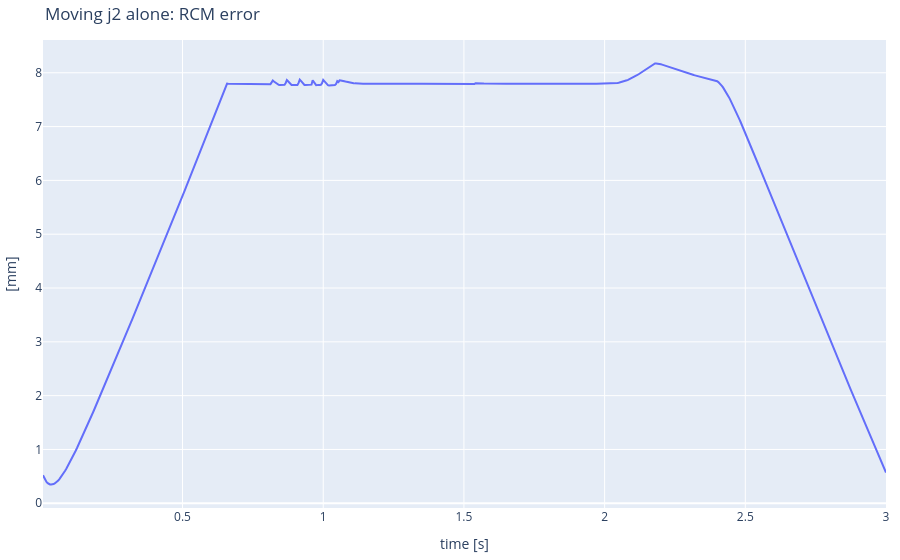
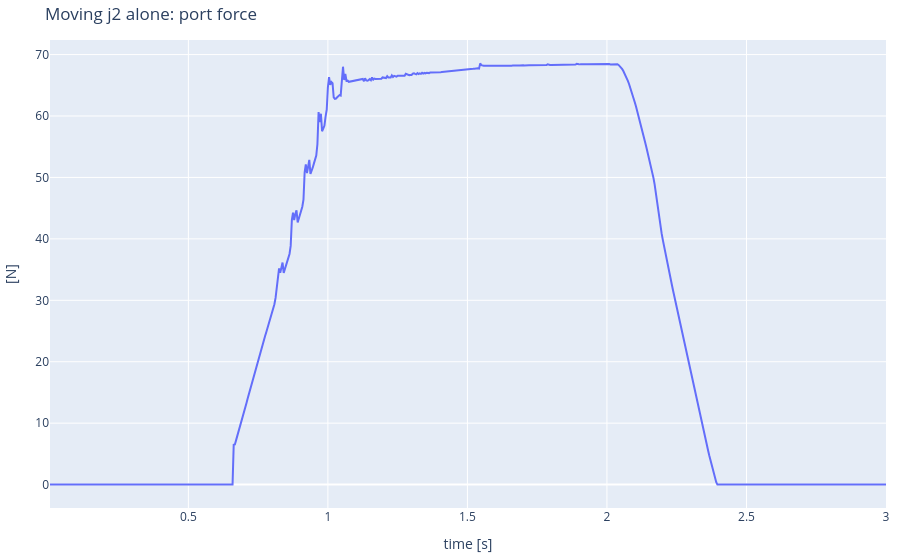

Notebook code for these charts, in order:
### Markdown cell above
What happens if we move just one joint of the parallelogram? We command `j2` to turn by 0.06 rad and back, with PyBullet's position control, and record the RCM error and the force measured on the trocar port.

### Code cell
q_home = np.array(kh.HOME)                 # joint values [rad x5, m]

duration = 3.0           # [s]
j2_amplitude = 0.06      # [rad]
t = 0.0
time_log, rcm_log, force_log = [], [], []

while t < duration:
    # 1. SENSE: measure the RCM error and the force of the instrument on the trocar port
    error = rcm_error(robot)
    force = np.linalg.norm(kh.port_force(robot, port))

    # 2. CONTROL: j2 goes up to j2_amplitude in 1 s, stays there, and comes back in the last second
    if t < 1.0:
        j2_offset = j2_amplitude * t
    elif t < 2.0:
        j2_offset = j2_amplitude
    else:
        j2_offset = j2_amplitude * (duration - t)
    q_target = q_home.copy()
    q_target[1] = q_home[1] + j2_offset

    # 3. ACT: send the joint targets to the motors and let the world move for one time step
    p.setJointMotorControlArray(robot, joints, p.POSITION_CONTROL, targetPositions=q_target, forces=max_forces)
    p.stepSimulation()

    # 4. WAIT: let one time step of real time pass, so what you see runs at real speed
    time.sleep(DT)
    t = t + DT

    time_log.append(t)
    rcm_log.append(error * 1000)
    force_log.append(force)

kh.plot_series(time_log, {"RCM error [mm]": rcm_log}, ylabel="[mm]", title="Moving j2 alone: RCM error")
kh.plot_series(time_log, {"force on the port [N]": force_log}, ylabel="[N]", title="Moving j2 alone: port force")

### Figure 1 — Plotly figure (JSON) as saved in the notebook; plotly's stock layout.template omitted (floating-point values rounded to 4 significant figures; data arrays with more than 128 entries replaced by an {"elided": "..."} marker saying what was removed)
{"data": [{"mode": "lines", "name": "RCM error [mm]", "type": "scatter", "x": {"elided": "720 float values"}, "y": {"elided": "720 float values"}}], "layout": {"margin": {"b": 10, "l": 10, "r": 10, "t": 40}, "title": {"text": "Moving j2 alone: RCM error"}, "xaxis": {"title": {"text": "time [s]"}}, "yaxis": {"title": {"text": "[mm]"}}}}

### Figure 2 — Plotly figure (JSON) as saved in the notebook; plotly's stock layout.template omitted (floating-point values rounded to 4 significant figures; data arrays with more than 128 entries replaced by an {"elided": "..."} marker saying what was removed)
{"data": [{"mode": "lines", "name": "force on the port [N]", "type": "scatter", "x": {"elided": "720 float values"}, "y": {"elided": "720 float values"}}], "layout": {"margin": {"b": 10, "l": 10, "r": 10, "t": 40}, "title": {"text": "Moving j2 alone: port force"}, "xaxis": {"title": {"text": "time [s]"}}, "yaxis": {"title": {"text": "[N]"}}}}
